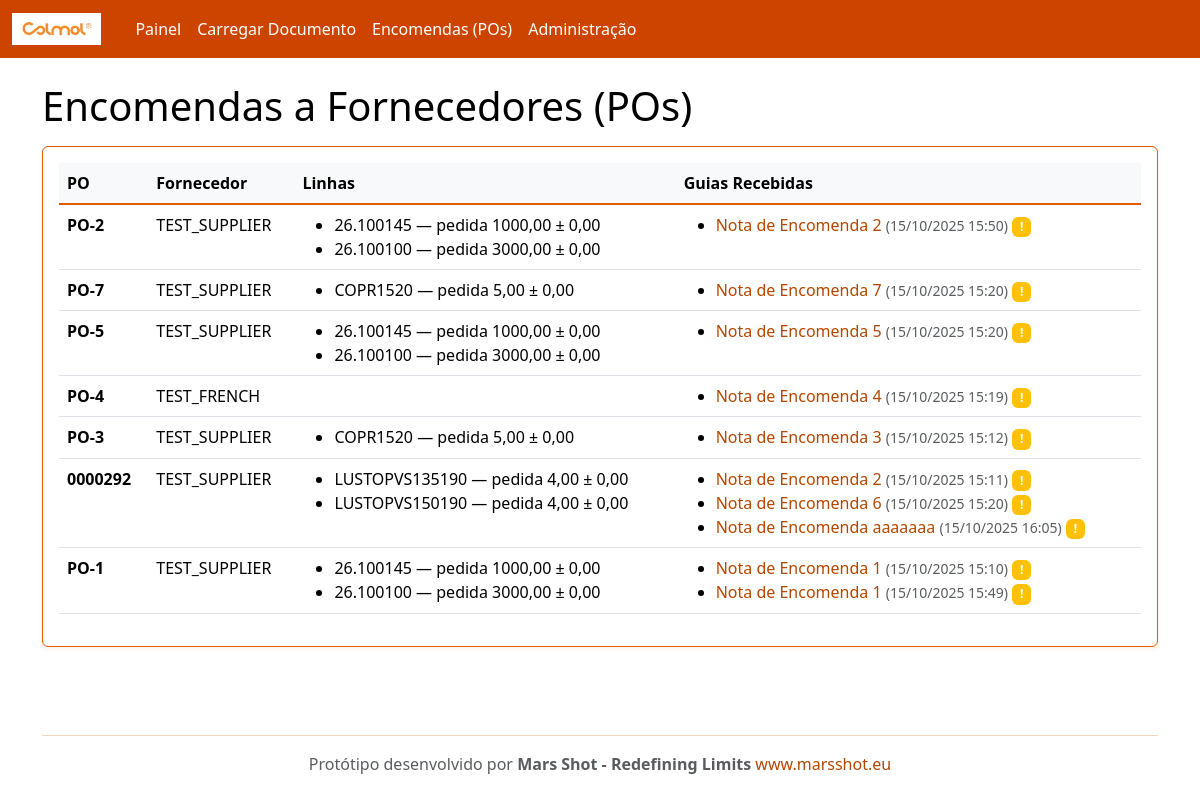
Page /po/ on the committed database.
### rececao/models.py (models this page shows, shortened)
class PurchaseOrder(models.Model):
    number = models.CharField(max_length=100, unique=True)
    supplier = models.ForeignKey(Supplier, on_delete=models.CASCADE, related_name='purchase_orders')
    created_at = models.DateTimeField(auto_now_add=True)

class Supplier(models.Model):
    name = models.CharField(max_length=200, unique=True)
    email = models.EmailField(blank=True, null=True)
    code = models.CharField(max_length=50, unique=True)

class POLine(models.Model):
    po = models.ForeignKey(PurchaseOrder, on_delete=models.CASCADE, related_name='lines')
    internal_sku = models.CharField(max_length=120)  # código interno Colmol
    description = models.CharField(max_length=255, blank=True)
    unit = models.CharField(max_length=20, default='UN')
    qty_ordered = models.DecimalField(max_digits=12, decimal_places=2)
    tolerance = models.DecimalField(max_digits=6, decimal_places=2, default=0)  # tolerância admitida
    class Meta:
        unique_together = ('po','internal_sku')

class InboundDocument(models.Model):
    DOC_TYPES = (
        ('GR','Guia de Remessa'),
        ('FT','Nota de Encomenda'),
    )
    supplier = models.ForeignKey(Supplier, on_delete=models.CASCADE, related_name='inbound_docs')
    doc_type = models.CharField(max_length=2, choices=DOC_TYPES, default='GR')
    number = models.CharField(max_length=120)
    file = models.FileField(upload_to='inbound/')
    received_at = models.DateTimeField(auto_now_add=True)
    parsed_payload = models.JSONField(default=dict, blank=True)  # resultado do OCR/extração
    po = models.ForeignKey(PurchaseOrder, on_delete=models.SET_NULL, null=True, blank=True, related_name='inbound_docs')

### rececao/views.py (the view)
# urls.py: path('po/', views.po_list, name='po_list'),
def po_list(request):
    pos = PurchaseOrder.objects.all().order_by('-id')
    return render(request, 'po_list.html', {'pos': pos})

### templates/po_list.html
{% extends "base.html" %}
{% block content %}
<h1>Encomendas a Fornecedores (POs)</h1>
<div class="card p-3 mt-3">
  <table class="table table-hover">
    <thead><tr><th>PO</th><th>Fornecedor</th><th>Linhas</th><th>Guias Recebidas</th></tr></thead>
    <tbody>
      {% for p in pos %}
      <tr>
        <td><strong>{{ p.number }}</strong></td>
        <td>{{ p.supplier.name }}</td>
        <td>
          <ul class="mb-0">
          {% for l in p.lines.all %}
            <li>{{ l.internal_sku }} — pedida {{ l.qty_ordered }} ± {{ l.tolerance }}</li>
          {% endfor %}
          </ul>
        </td>
        <td>
          {% with guias=p.inbound_docs.all %}
            {% if guias %}
              <ul class="mb-0">
              {% for guia in guias %}
                <li>
                  <a href="/inbound/{{ guia.id }}/" class="text-decoration-none">
                    {{ guia.get_doc_type_display }} {{ guia.number }}
                  </a>
                  <small class="text-muted">({{ guia.received_at|date:"d/m/Y H:i" }})</small>
                  {% if guia.match_result %}
                    {% if guia.match_result.status == 'matched' %}
                      <span class="badge bg-success">✓</span>
                    {% elif guia.match_result.status == 'exceptions' %}
                      <span class="badge bg-warning">!</span>
                    {% endif %}
                  {% endif %}
                </li>
              {% endfor %}
              </ul>
            {% else %}
              <small class="text-muted">Nenhuma guia recebida</small>
            {% endif %}
          {% endwith %}
        </td>
      </tr>
      {% empty %}
      <tr><td colspan="4">Sem POs. Use o admin para criar dados de exemplo.</td></tr>
      {% endfor %}
    </tbody>
  </table>
</div>
{% endblock %}

### rows in the picture
PurchaseOrder: number "PO-2", supplier.name "TEST_SUPPLIER"
POLine: internal_sku "26.100145", qty_ordered "1000,00", tolerance "0,00"
POLine: internal_sku "26.100100", qty_ordered "3000,00", tolerance "0,00"
InboundDocument: doc_type "Nota de Encomenda", number "2", received_at "15/10/2025 15:50"
PurchaseOrder: number "PO-7", supplier.name "TEST_SUPPLIER"
POLine: internal_sku "COPR1520", qty_ordered "5,00", tolerance "0,00"
InboundDocument: doc_type "Nota de Encomenda", number "7", received_at "15/10/2025 15:20"
PurchaseOrder: number "PO-5", supplier.name "TEST_SUPPLIER"
POLine: internal_sku "26.100145", qty_ordered "1000,00", tolerance "0,00"
POLine: internal_sku "26.100100", qty_ordered "3000,00", tolerance "0,00"
InboundDocument: doc_type "Nota de Encomenda", number "5", received_at "15/10/2025 15:20"
PurchaseOrder: number "PO-4", supplier.name "TEST_FRENCH"
InboundDocument: doc_type "Nota de Encomenda", number "4", received_at "15/10/2025 15:19"
PurchaseOrder: number "PO-3", supplier.name "TEST_SUPPLIER"
POLine: internal_sku "COPR1520", qty_ordered "5,00", tolerance "0,00"
InboundDocument: doc_type "Nota de Encomenda", number "3", received_at "15/10/2025 15:12"
PurchaseOrder: number "0000292", supplier.name "TEST_SUPPLIER"
POLine: internal_sku "LUSTOPVS135190", qty_ordered "4,00", tolerance "0,00"
POLine: internal_sku "LUSTOPVS150190", qty_ordered "4,00", tolerance "0,00"
InboundDocument: doc_type "Nota de Encomenda", number "2", received_at "15/10/2025 15:11"
InboundDocument: doc_type "Nota de Encomenda", number "6", received_at "15/10/2025 15:20"
InboundDocument: doc_type "Nota de Encomenda", number "aaaaaaa", received_at "15/10/2025 16:05"
PurchaseOrder: number "PO-1", supplier.name "TEST_SUPPLIER"
POLine: internal_sku "26.100145", qty_ordered "1000,00", tolerance "0,00"
POLine: internal_sku "26.100100", qty_ordered "3000,00", tolerance "0,00"
InboundDocument: doc_type "Nota de Encomenda", number "1", received_at "15/10/2025 15:10"
InboundDocument: doc_type "Nota de Encomenda", number "1", received_at "15/10/2025 15:49"
